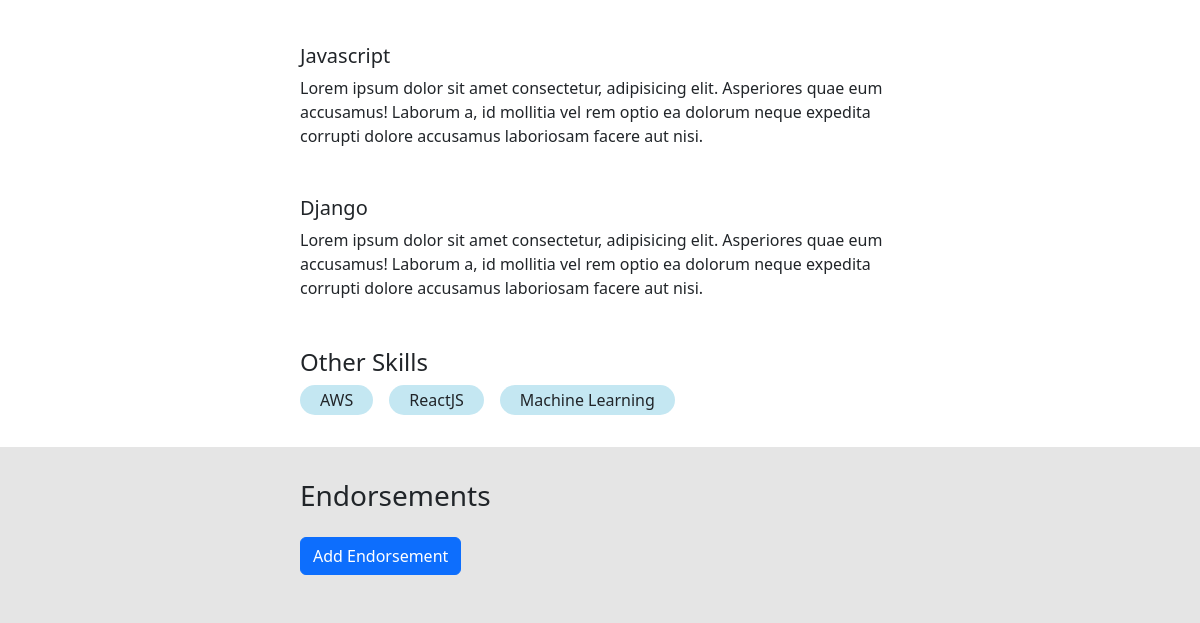
The app's page / (lower part), older data.
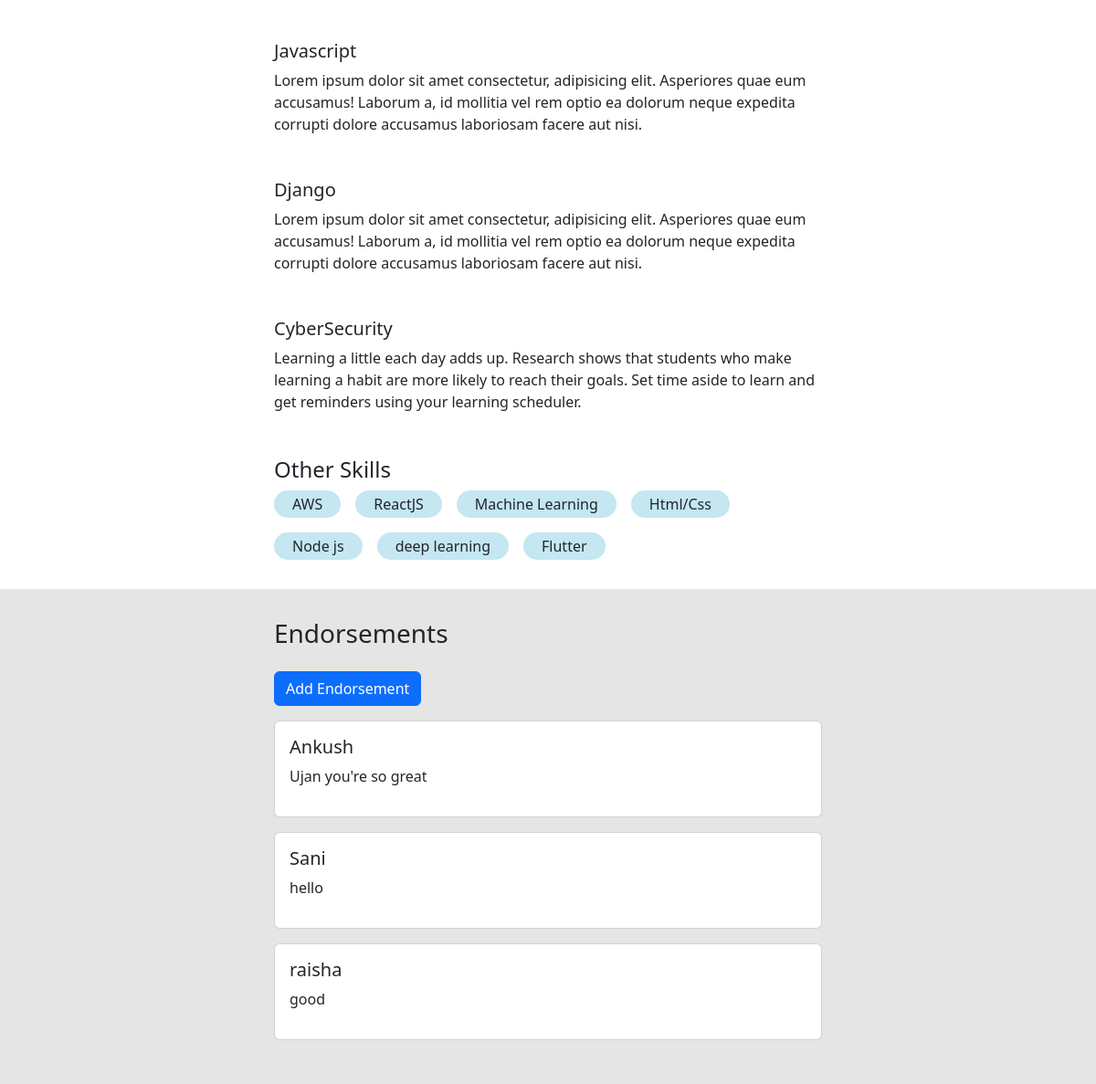
The same page, newer data.
### base/models.py (models this page shows, shortened)
class Skill(models.Model):
    title = models.CharField(max_length=200)
    body = models.TextField(null=True, blank=True)
    logo = models.ImageField(null=True, default='cs.webp')
    created = models.DateTimeField(auto_now_add=True)
    id = models.UUIDField(
        primary_key=True,
        default=uuid.uuid4,
        unique=True,
        editable=False)

class Endorsement(models.Model):
    name = models.CharField(max_length=200, null=True)
    body = models.TextField()
    approved = models.BooleanField(default=False, null=True)
    featured = models.BooleanField(default=False, null=True)

### base/views.py (the view)
# urls.py: path('', views.homePage, name="home"),
def homePage(request):
    projects = Project.objects.all()
    detailedskills = Skill.objects.exclude(body='')
    skills = Skill.objects.filter(body='')
    endorsements = Endorsement.objects.filter(approved=True)
    context = {"projects": projects, "skills": skills,
               "detailedskills": detailedskills, 'endorsements': endorsements}
    return render(request, 'base/home.html', context)

### base/templates/base/home.html (shortened to what this page needs)
{% extends 'base/main.html' %}
{% load static %}
{% block content %}
<section class="section--1">
    <div class="skills--container">
        {% for skill in detailedskills %}
        <div class="skill--wrapper">
            <div>
                <h5>{{skill.title}}</h5>
                <p>{{skill.body}}</p>
            </div>
        </div>
        {% endfor %}
        <h4>Other Skills</h4>
        <div class="other--skills-wrapper">
            {% for skill in skills %}
            <div class="skill--tag">
                <span>{{skill.title}}</span>
            </div>
            {% endfor %}
        </div>
    </div>
</section>
<section class="section--2">
    <div class="skills--container">
        <h3>Endorsements</h3>
        <a class="btn btn-primary my-3" href="{% url 'add-endorsement' %}">Add Endorsement</a>
        {% for i in endorsements %}
        <div class="card" style="margin-bottom: 1em;">
            <div class="card-body">
                <h5>{{i.name}}</h5>
                <p>{{i.body}}</p>
            </div>
        </div>
        {% endfor %}
    </div>
</section>
{% endblock content %}

### base/templates/base/main.html (shortened to what this page needs)
<!DOCTYPE html>
{% load static %}
<html lang="en">
<head>
    <link href="https://cdn.jsdelivr.net/npm/bootstrap@5.2.0-beta1/dist/css/bootstrap.min.css" rel="stylesheet"
>
    <link rel="stylesheet" type="text/css" media="screen" href="{% static 'styles/main.css'%}">
</head>
<body>
    {% block content %}
    {% endblock content %}
</body>
</html>

### static/styles/main.css (style rules this page uses)
body { background-color: #E5E5E5; }
.section--1 { background-color: #fff; padding-top: 2em; padding-bottom: 2em; }
.section--2 { background-color: #E5E5E5; padding-top: 2em; padding-bottom: 2em; }
.skills--container { width: 600px; margin: 0 auto; }
.skill--wrapper { margin-top: 2em; margin-bottom: 2em; display: flex; gap: 2em; align-items: center; }
.skill--tag { background-color: #C4E7F2; width: fit-content; padding: 3px 20px; border-radius: 20px; }

### base/templates/base/home.html (style rules this page uses)
.other--skills-wrapper { display: flex; flex-wrap: wrap; gap: 1em; }

Row changes from the older to the newer data that the page shows:
added Skill: title "CyberSecurity", body "Learning a little each day adds up. Research shows that students who make learning a habit are more likely to reach their goals. Set time aside to learn and get reminders using your learning scheduler."
added Skill: title "Html/Css", shown under "Other Skills"
added Skill: title "Node js", shown under "Other Skills"
added Skill: title "deep learning", shown under "Other Skills"
added Skill: title "Flutter", shown under "Other Skills"
added Endorsement: name "Ankush", body "Ujan you're so great"
added Endorsement: name "Sani", body "hello"
added Endorsement: name "raisha", body "good"
